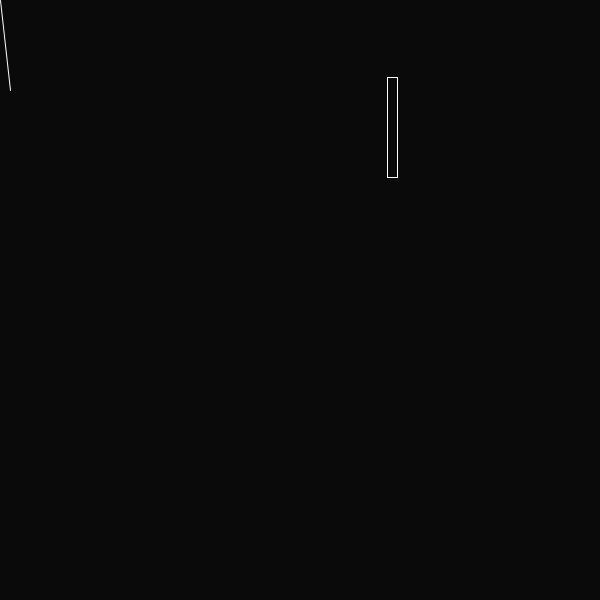
Frame 1 (no input)
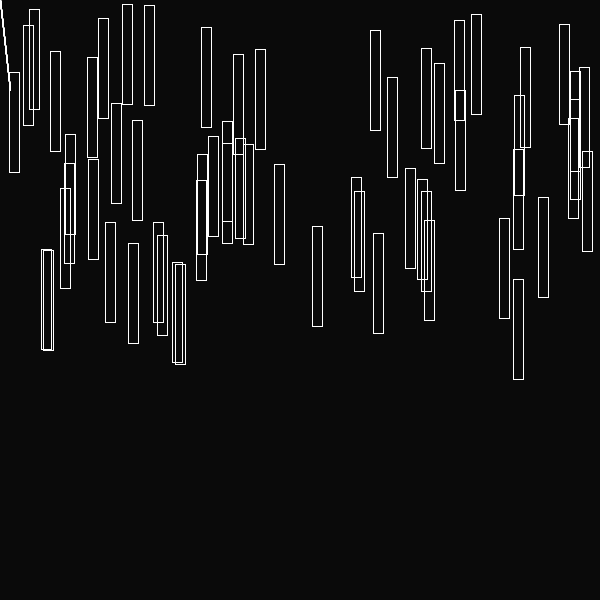
Frame 60 (the mouse pressed at the canvas centre just before this capture)
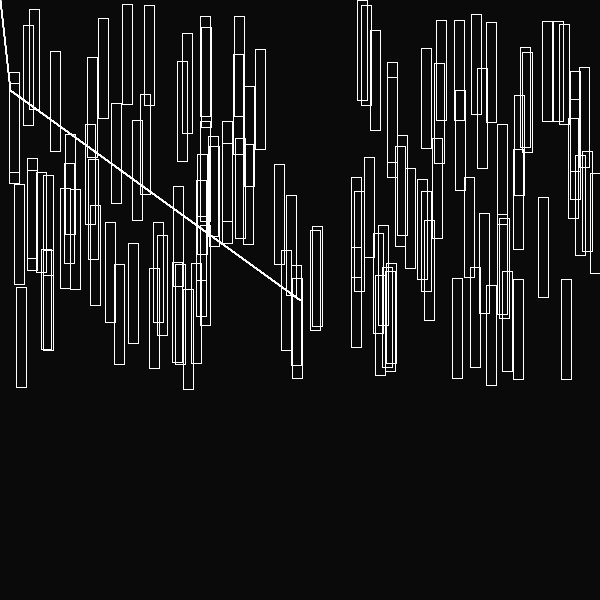
Frame 120 (the mouse held since frame 60 and released just before this capture)

The Processing sketch that drew these frames (run headless with seeded random() and noise(); from frame 60 on, the mouse is pressed at the canvas centre):

// Processing sketch: processing_157932
// ── processing_157932.pde

int gyna = 5;

void setup() {
  background(10);
  size(600,600);
}

void draw() {
  
  stroke(255);
  noFill();
  line (mouseY, mouseX,10,90);
  stroke(255);
  rect(random (width), random(height/2),10,100);
  
}
